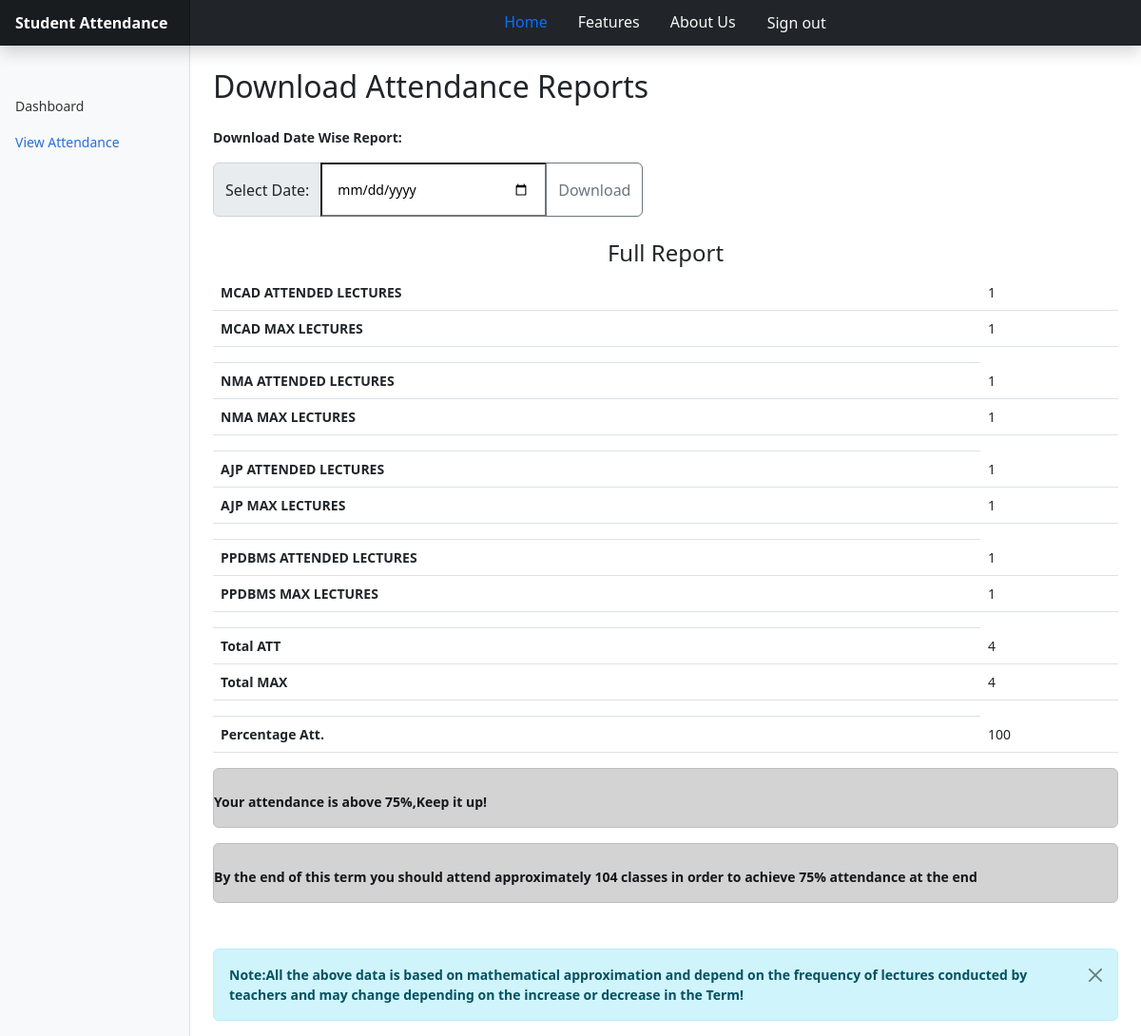
The app's page /Student/view.php (signed in) with its own data.
### tables this page shows
CREATE TABLE `mcad_lecture` (
  `RollNO` bigint(255) DEFAULT NULL,
  `Names` varchar(300) DEFAULT NULL,
  `Sem` int(11) DEFAULT NULL,
  `Present` int(11) DEFAULT NULL,
  `Total` int(11) DEFAULT NULL
);

CREATE TABLE `nma_lecture` (
  `RollNO` bigint(255) DEFAULT NULL,
  `Names` varchar(300) DEFAULT NULL,
  `Sem` int(11) DEFAULT NULL,
  `Present` int(11) DEFAULT NULL,
  `Total` int(11) DEFAULT NULL
);

CREATE TABLE `ajp_lecture` (
  `RollNO` bigint(255) DEFAULT NULL,
  `Names` varchar(300) DEFAULT NULL,
  `Sem` int(11) DEFAULT NULL,
  `Present` int(11) DEFAULT NULL,
  `Total` int(11) DEFAULT NULL
);

CREATE TABLE `ppdbms_lecture` (
  `RollNO` bigint(255) DEFAULT NULL,
  `Names` varchar(300) DEFAULT NULL,
  `Sem` int(11) DEFAULT NULL,
  `Present` int(11) DEFAULT NULL,
  `Total` int(11) DEFAULT NULL
);

### Student/view.php (the view, shortened to what this page needs)
<?php
$host = "localhost";
$user = "root";
$password = "";
$db = "presentseek";
$db = mysqli_connect($host, $user, $password, $db);
$userS = $_SESSION["user"];
$x = 0;
$sql1 = "SELECT `class_name`,  `subject` FROM `classes`;";
$result1 = mysqli_query($db, $sql1);
$class_names = array();
$subjects = array();
while ($row = mysqli_fetch_assoc($result1)) {
  array_push($class_names, $row['class_name']);
  array_push($subjects, $row['subject']);
}
$i = 0;
$query = "SELECT ";
foreach ($class_names as $class_name) {
  $query .= $class_name . ".Present as " . ($subjects[$i] . "_P,");
  $query .= $class_name . ".Total as " . ($subjects[$i] . "_T,");
  $i++;
}
$query = rtrim($query, ", ");
$query .= " FROM " . implode(", ", $class_names) . " ";
for ($i = 0; $i < count($class_names); $i++) {
  if ($i == 0) {
    $query .= "where " . $class_names[$i] . ".RollNO=" . $class_names[$i + 1] . ".RollNO ";
  } else if ($i < count($class_names) - 1) {
    $query .= "AND " . $class_names[$i] . ".RollNO=" . $class_names[$i + 1] . ".RollNO ";
  }
}
$query .= "AND " . $class_names[0] . ".RollNO=" . "$userS;";
$result = mysqli_query($db, $query);
$K = array();
for ($h = 0; $h < count($subjects); $h++) {
  array_push($K, $subjects[$h] . " ATTENDED LECTURES");
  array_push($K, $subjects[$h] . " MAX LECTURES");
}
array_push($K, "Total ATT");
array_push($K, "Total MAX");
array_push($K, "Percentage Att.");
$row = mysqli_fetch_assoc($result);
$array = array_values($row);
$ta = 0;
$gt = 0;
for ($i = 0; $i < count($array); $i += 2) {
  $ta = $ta + $array[$i];
  $gt = $gt + $array[$i + 1];
}
if ($gt == 0) {
  $p = 0;
} else {
  $p = ($ta / $gt) * 100;
}
array_push($array, $ta);
array_push($array, $gt);
array_push($array, $p);
function getWeeksBetweenDates($date1, $date2)
{
  $start = new DateTime($date1);
  $end = new DateTime($date2);
  $interval = $start->diff($end);
  return floor($interval->days / 7);
}
$endSum = 0;
foreach ($class_names as $class_name) {
  $newQuery = "SELECT  `term_start`, `term_end`, `num_lectures` FROM `classes` WHERE `class_name`='$class_name'";
  $ot = mysqli_query($db, $newQuery);
  $data = mysqli_fetch_assoc($ot);
  $date1 = $data['term_start'];
  $date2 = $data['term_end'];
  $nl = $data['num_lectures'];
  $weeks = getWeeksBetweenDates($date1, $date2);
  $endSum += $weeks * $nl;
}
$target = (int) (0.75 * $endSum);
$tobedone = $target - $ta;
?>
<!doctype html>
<html lang="en">
<head>
  <link href="../CSS/bootstrap.min.css" rel="stylesheet">
  <link href="../CSS/dashboard.css" rel="stylesheet">
  <link rel="stylesheet" href="https://cdnjs.cloudflare.com/ajax/libs/font-awesome/5.15.1/css/all.min.css">
  <link rel="stylesheet" href="../CSS/dash.css">
  <link rel="stylesheet" href="../CSS/profile.css">
</head>
<body>
<header class="navbar navbar-dark sticky-top bg-dark flex-md-nowrap p-0 shadow">
<a class="navbar-brand col-md-3 col-lg-2 me-0 px-3 fs-6" href="#"><strong>Student Attendance</strong></a>
  <ul class="nav justify-content-center form-control form-control-dark w-100 rounded-0 border-0 p-0 bg-dark ">
    <li class="nav-item">
      <a class="nav-link active" href="./index.php">Home</a>
    </li>
    <li class="nav-item">
      <a class="nav-link text-light" href="../features.html">Features</a>
    </li>
    <li class="nav-item">
      <a class="nav-link text-light" href="../about.html">About Us</a>
    </li>
    <li>
      <a class="nav-link btn text-light" id="signout" onclick="signOut()">Sign out</a>
    </li>
  </ul>
</header>
  <div class="container-fluid">
    <div class="row">
      <nav id="sidebarMenu" class="col-md-3 col-lg-2 d-md-block bg-light sidebar collapse">
        <div class="position-sticky pt-3 sidebar-sticky">
          <ul class="nav flex-column">
            <li class="nav-item">
              <a class="nav-link" href="./Index.php">
                Dashboard
              </a>
            </li>
            <li class="nav-item">
              <a class="nav-link active" href="./view.php">
                View Attendance
              </a>
            </li>
          </ul>
        </div>
      </nav>
      <main class="col-md-9 ms-sm-auto col-lg-10 px-md-4">
        <h2 class="h2 mt-4">Download Attendance Reports</h2>
        <strong>
          <p class="mt-4">Download Date Wise Report:</p>
        </strong>
        <form method="POST">
          <div class="input-group mt-1 mb-3">
            <span class="input-group-text" id="basic-addon1">Select Date:</span>
            <input name="date" type="date" class="w-25 p-3" placeholder="Date" aria-label="Date"
              aria-describedby="basic-addon1">
            <button name="submitD" class="btn btn-outline-secondary">Download</button>
          </div>
        </form>
        <h4 class=" text-center mt-4">Full Report</h4>
        <table class="table table-hover">
          <?php
          $counter = 0;
          for ($i = 0; $i < count($array); $i++) {
            echo "<tr>";
            echo "<th scope='col' >" . $K[$i] . "</th>";
            echo "<td scope='row'>" . $array[$i] . "</td>";
            echo "</tr>";
            $counter++;
            if ($counter % 2 == 0) {
              echo "<td scope='row'>" . "" . "</td>";
            }
          }
          ?>
        </table>
        <?php
        if ($x > 0) {
          echo "<div class='alert alert-dark p-0' role='alert'>
          <strong><p class='mt-4'>You need to attend $x more lectures continuously to get your attendance back to 75%</p></strong>
        </div>";
        } else {
          echo "<div class='alert alert-dark p-0' role='alert'>
          <strong><p class='mt-4'>Your attendance is above 75%,Keep it up!</p></strong>
        </div>";
        }
        echo "<div class='alert alert-dark mb-5 p-0' role='alert'>
          <strong><p class='mt-4'>By the end of this term you should attend approximately $tobedone classes in order to achieve 75% attendance at the end</p></strong>
        </div>";
        echo "<div class='alert alert-info alert-dismissible fade show mt-5' role='alert'>
        <strong>Note:All the above data is based on mathematical approximation and depend on the frequency of lectures conducted by teachers and may change depending on the increase or decrease in the Term!</strong>
        <button type='button' class='btn-close' data-bs-dismiss='alert' aria-label='Close'></button>
      </div>";
        ?>
      </main>
    </div>
  </div>
</body>
</html>

### CSS/dashboard.css (style rules this page uses)
body { font-size: .875rem; }
.sidebar { position: fixed; top: 0; bottom: 0; left: 0; z-index: 100; padding: 48px 0 0; box-shadow: inset -1px 0 0 rgba(0, 0, 0, .1); }
.sidebar-sticky { height: calc(100vh - 48px); overflow-x: hidden; overflow-y: auto; }
.sidebar .nav-link { font-weight: 500; color: #333; }
.sidebar .nav-link.active { color: #2470dc; }
.navbar-brand { padding-top: .75rem; padding-bottom: .75rem; background-color: rgba(0, 0, 0, .25); box-shadow: inset -1px 0 0 rgba(0, 0, 0, .25); }
.navbar .form-control { padding: .75rem 1rem; }
.form-control-dark { color: #fff; background-color: rgba(255, 255, 255, .1); border-color: rgba(255, 255, 255, .1); }

### CSS/profile.css (style rules this page uses)
.border-0 { border: 0 !important; }

### records on screen
mcad_lecture: Present "1", Total "1", nma_lecture.Present "1", nma_lecture.Total "1", ajp_lecture.Present "1", ajp_lecture.Total "1", ppdbms_lecture.Present "1", ppdbms_lecture.Total "1"

### other values on screen
$K[$i] "MCAD ATTENDED LECTURES"
$K[$i] "MCAD MAX LECTURES"
$K[$i] "NMA ATTENDED LECTURES"
$K[$i] "NMA MAX LECTURES"
$K[$i] "AJP ATTENDED LECTURES"
$K[$i] "AJP MAX LECTURES"
$K[$i] "PPDBMS ATTENDED LECTURES"
$K[$i] "PPDBMS MAX LECTURES"
$K[$i] "Total ATT"
$array[$i] "4"
$K[$i] "Total MAX"
$K[$i] "Percentage Att."
$array[$i] "100"
$tobedone "104"
